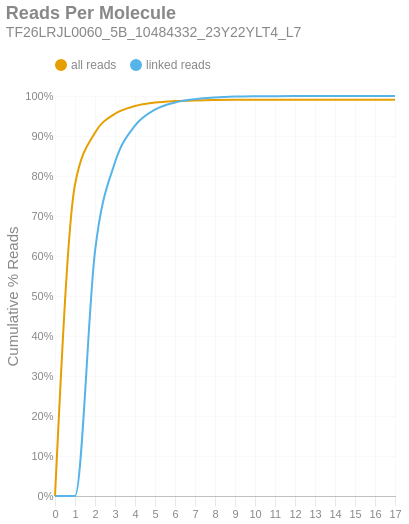

The notebook cell this image was saved under:
### Markdown cell above
### Reads per Molecule
This chart shows the cumulative distribution of the number of reads per linked molecule. That is, how many alignments are associated with a unique molecule. This excludes the number of reads associated with invalid or absent linked-read barcodes. The `linked` histogram is the percentages recalculated when disregarding singletons.

### Code cell
if SKIPLR:
    print_html(f"Skipped")
else:
    counts = np.bincount(valids['reads'].cast(pl.Int64).to_numpy())
    weighted = counts * np.arange(len(counts))
    all_perc = weighted / n_reads
    linked_perc = weighted / n_linked_reads
    linked_perc[1] = 0
    binned_df = pl.DataFrame({
        'readsper': list(range(len(counts))),
        'all reads (cumsum)': np.cumsum(all_perc).tolist(),
        'linked reads (cumsum)': np.cumsum(linked_perc).tolist(),
    })

    with SafeRender(binned_df):
        (
            density_plot(binned_df, 'Reads Per Molecule', samplename, 'readspmol')
            .encode(
                x=alt.X('readsper:O', title=None).axis(labelAngle=0).scale(padding=0),
                y=alt.Y('value:Q', title='Cumulative % Reads').axis(format='%').stack(False),
                color=alt.Color("key:N").scale(domain=["all reads", "linked reads"]),
                tooltip=[
                    alt.Tooltip("key:N", title="Data Type"),
                    alt.Tooltip("readsper:O", title="Reads Per Molecule"),
                    alt.Tooltip("value:Q", format=".2%", title="% Reads (Cum.)")
                ]            
            )
        ).display()

### Figure 1 — Vega-Lite specification as saved in the notebook (floating-point values rounded to 4 significant figures)
{"width": "container", "height": 400, "config": {"title": {"anchor": "start", "dy": -15, "fontSize": 18, "color": "#888888", "subtitleColor": "#888888", "subtitleFontSize": 14}, "arc": {"fill": "#0072B2"}, "axis": {"domainColor": "#888888", "domainWidth": 0.5, "gridWidth": 0.2, "grid": false, "titleFontWeight": 400, "titleFontSize": 15, "labelFontSize": 11, "labelColor": "#888888", "tickColor": "#888888", "tickWidth": 0.2, "titleColor": "#888888"}, "axisBand": {"grid": false}, "axisX": {"grid": true, "tickSize": 10, "domainCap": "round"}, "axisY": {"domain": false, "grid": true, "tickSize": 0, "domainCap": "round"}, "background": "transparent", "header": {"labelFontSize": 15, "labelColor": "#888888", "titleFontSize": 15, "titleFontWeight": 600, "titleColor": "#888888"}, "legend": {"labelFont": "sans-serif", "labelFontSize": 12, "labelColor": "#888888", "symbolSize": 100, "symbolType": "circle", "titleFontSize": 12, "titlePadding": 10, "titleColor": "#888888", "title": null, "orient": "top"}, "range": {"category": ["#E69F00", "#56B4E9", "#009E73", "#F0E442", "#0072B2", "#D55E00", "#CC79A7", "#000000"], "diverging": ["#cfe8f3", "#a2d4ec", "#73bfe2", "#46abdb", "#1696d2", "#12719e"]}, "area": {"fill": "#0072B2", "fillOpacity": 0.7, "line": true, "strokeOpacity": 0.7}, "line": {"color": "#0072B2", "stroke": "#0072B2", "strokeWidth": 2}, "trail": {"color": "#0072B2", "stroke": "#0072B2", "strokeWidth": 0, "size": 1}, "point": {"filled": true, "fillOpacity": 1.0, "size": 95}, "text": {"color": "#888888", "fontSize": 11, "align": "right", "fontWeight": 400, "size": 11}, "bar": {"fill": "#0072B2", "stroke": null}, "view": {"stroke": null, "continuousWidth": 660, "continuousHeight": 400}}, "data": {"name": "data-21295db02e6f69a04e241a8a1870aa39"}, "mark": {"type": "line", "interpolate": "monotone", "point": {"opacity": 0, "size": 275}}, "encoding": {"color": {"field": "key", "scale": {"domain": ["all reads", "linked reads"]}, "type": "nominal"}, "tooltip": [{"field": "key", "title": "Data Type", "type": "nominal"}, {"field": "readsper", "title": "Reads Per Molecule", "type": "ordinal"}, {"field": "value", "format": ".2%", "title": "% Reads (Cum.)", "type": "quantitative"}], "x": {"axis": {"labelAngle": 0}, "field": "readsper", "scale": {"padding": 0}, "title": null, "type": "ordinal"}, "y": {"axis": {"format": "%"}, "field": "value", "stack": false, "title": "Cumulative % Reads", "type": "quantitative"}}, "params": [{"name": "param_c36ac31b6afebe62", "select": {"type": "point", "fields": ["key"]}, "bind": "legend"}], "title": {"text": "Reads Per Molecule", "subtitle": "TF26LRJL0060_5B_10484332_23Y22YLT4_L7"}, "transform": [{"fold": ["all reads (cumsum)", "linked reads (cumsum)"]}, {"calculate": "replace(datum.key, ' (cumsum)', '')", "as": "key"}, {"filter": {"param": "param_c36ac31b6afebe62"}}], "usermeta": {"embedOptions": {"downloadFileName": "TF26LRJL0060_5B_10484332_23Y22YLT4_L7.readspmol"}}, "$schema": "https://vega.github.io/schema/vega-lite/v6.4.1.json", "datasets": {"data-21295db02e6f69a04e241a8a1870aa39": [{"readsper": 0, "all reads (cumsum)": 0.0, "linked reads (cumsum)": 0.0}, {"readsper": 1, "all reads (cumsum)": 0.7785, "linked reads (cumsum)": 0.0}, {"readsper": 2, "all reads (cumsum)": 0.9083, "linked reads (cumsum)": 0.6116}, {"readsper": 3, "all reads (cumsum)": 0.9556, "linked reads (cumsum)": 0.8344}, {"readsper": 4, "all reads (cumsum)": 0.975, "linked reads (cumsum)": 0.9258}, {"readsper": 5, "all reads (cumsum)": 0.9835, "linked reads (cumsum)": 0.9661}, {"readsper": 6, "all reads (cumsum)": 0.9873, "linked reads (cumsum)": 0.9839}, {"readsper": 7, "all reads (cumsum)": 0.989, "linked reads (cumsum)": 0.9922}, {"readsper": 8, "all reads (cumsum)": 0.9899, "linked reads (cumsum)": 0.9963}, {"readsper": 9, "all reads (cumsum)": 0.9904, "linked reads (cumsum)": 0.9984}, {"readsper": 10, "all reads (cumsum)": 0.9906, "linked reads (cumsum)": 0.9993}, {"readsper": 11, "all reads (cumsum)": 0.9906, "linked reads (cumsum)": 0.9997}, {"readsper": 12, "all reads (cumsum)": 0.9907, "linked reads (cumsum)": 0.9999}, {"readsper": 13, "all reads (cumsum)": 0.9907, "linked reads (cumsum)": 0.9999}, {"readsper": 14, "all reads (cumsum)": 0.9907, "linked reads (cumsum)": 1.0}, {"readsper": 15, "all reads (cumsum)": 0.9907, "linked reads (cumsum)": 1.0}, {"readsper": 16, "all reads (cumsum)": 0.9907, "linked reads (cumsum)": 1.0}, {"readsper": 17, "all reads (cumsum)": 0.9907, "linked reads (cumsum)": 1.0}]}}
